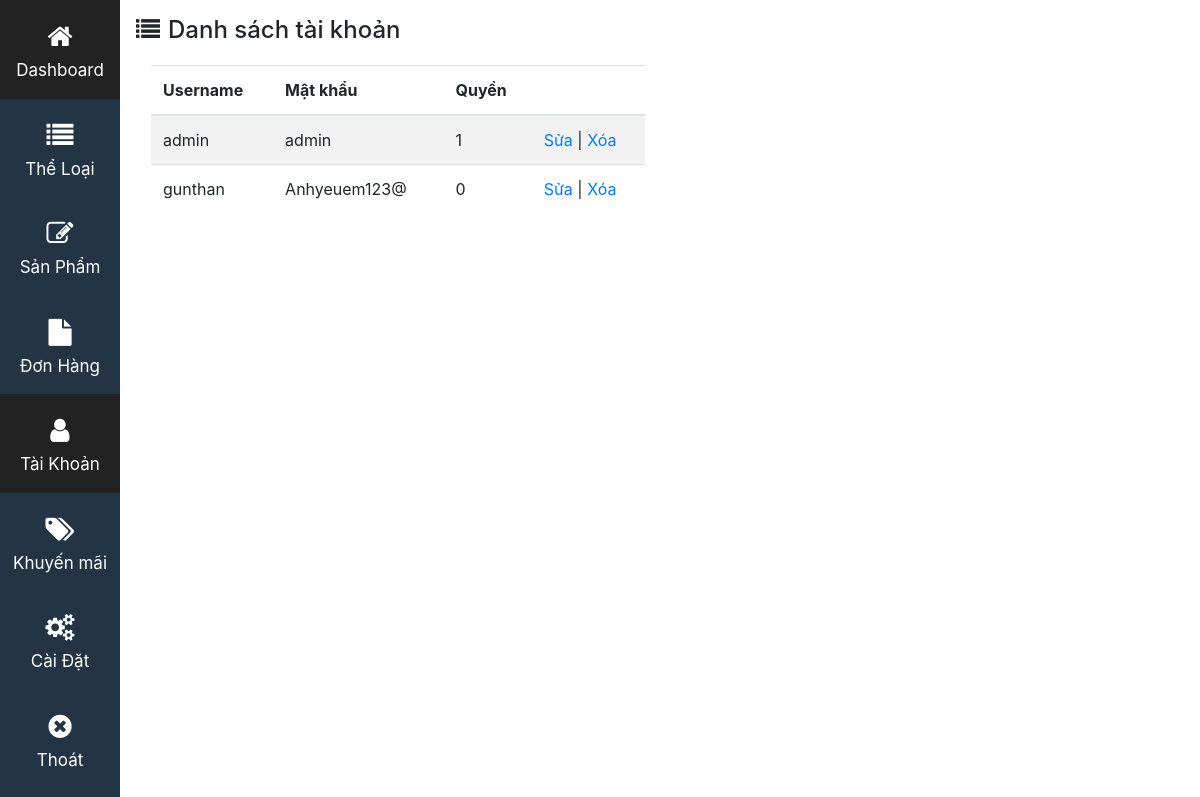
/Admin?menu=taikhoan (signed in), run on an earlier commit of the app's database.
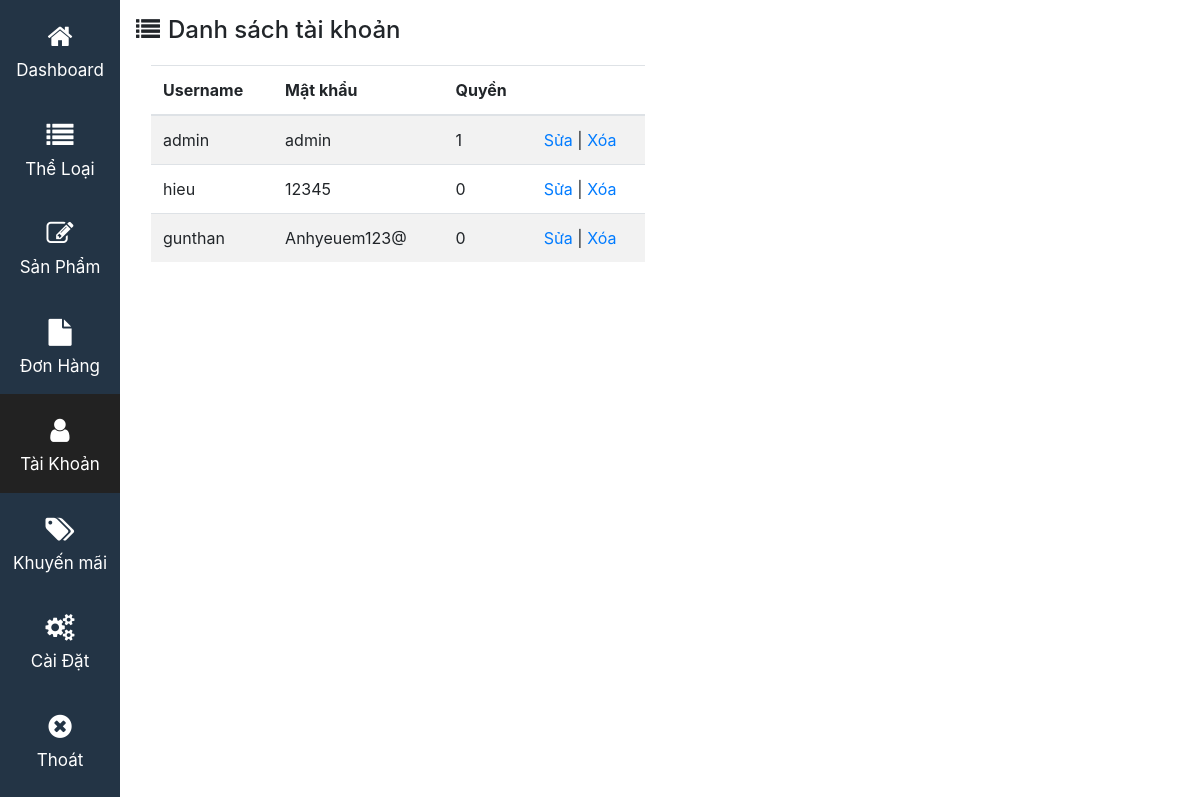
And on a later commit of the database.
### tables this page shows
CREATE TABLE IF NOT EXISTS `taikhoan` (
  `username` varchar(20) NOT NULL,
  `password` varchar(25) NOT NULL,
  `quyen` int(1) NOT NULL,
  PRIMARY KEY (`username`)
);

### Admin/chucnang/taikhoan/index.php (the view, shortened to what this page needs)
<?php
	include('./chucnang/connect.php');
	$cmd2='select * from taikhoan';
	$limit=12;
	if(isset($_GET['page']))
		$start=(((int) $_GET['page'])-1)*$limit;
	else
		$start=0;
	$taikhoan=$conn->prepare($cmd2.' limit '.$start.','.$limit);
	$taikhoan->execute();
?>
<h4><i class="fa fa-list mr-2 my-3"></i>Danh sách tài khoản</h4>
<div class="col-6">
<table class="table table-striped">
   <thead>
      <tr>
  		 <th>Username</th>
         <th>Mật khẩu</th>
         <th>Quyền</th>
         <th></th>
      </tr>
   </thead>
   <tbody>
   	<?php
   		while ($row=$taikhoan->fetch(PDO::FETCH_ASSOC)) {
   			echo '
				<tr>
			      	 <td>'.$row['username'].'</td>
			         <td>'.$row['password'].'</td>
					 <td>'.$row['quyen'].'</td>
					 <td>
					 	<a href="./chucnang/taikhoan/sua.php?user='.$row['username'].'">Sửa</a> |
					 	<a href="./chucnang/taikhoan/xoa.php?user='.$row['username'].'">Xóa</a>
					 </td>
			      </tr>
   			';
   		}
   	?>
   </tbody>
</table>
</div><br>

What changed in the data, as far as the page shows it:
added taikhoan: username "hieu", password "12345", quyen "0"
